Frame 1 (no input): blank canvas, image omitted
Frame 60 (the mouse pressed at the canvas centre just before this capture): blank canvas, image omitted
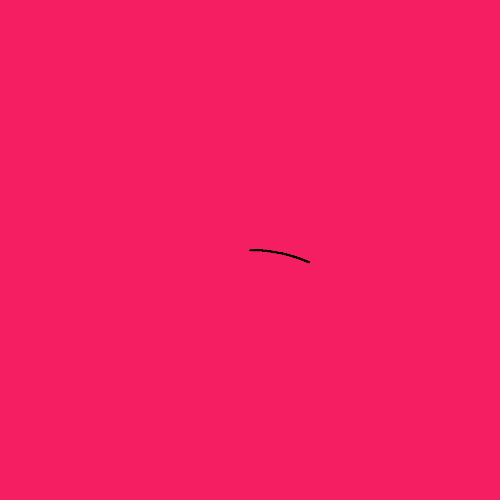
Frame 120 (the mouse held since frame 60 and released just before this capture)

The Processing sketch whose frames 1 and 60 were blank and that drew this single picture after the mouse press (run headless with seeded random() and noise(); from frame 60 on, the mouse is pressed at the canvas centre):

// Processing sketch: sketch_221102a
// ── sketch_221102a.pde
//Farihah, Eric, Farihah
//Farihah, Eric, Farihah
int a, b;
float angle;
void setup(){
 size(500,500);
 background(245,30,98);
 a = 30;
 b = 2; 
 angle = 0.0;
 frameRate(200);
}

void draw(){
  float x = width/2+roseCurves(angle,a,b)*cos(radians(angle));
  float y = height/2+roseCurves(angle,a,b)*sin(radians(angle));
  if (int(y/(height/2))==0){
    stroke(233);
  }
  else if (int(x/(width/2))==0){
    stroke(0,255,0);
  }
  else{
    stroke(0);
  }
  circle(x,y,1);
  angle += 0.1;
  println(x,y);
}


float roseCurves(float angle, int a, int b){
  float r = 5*a*sin(b*radians(angle));  
  return r;
}
